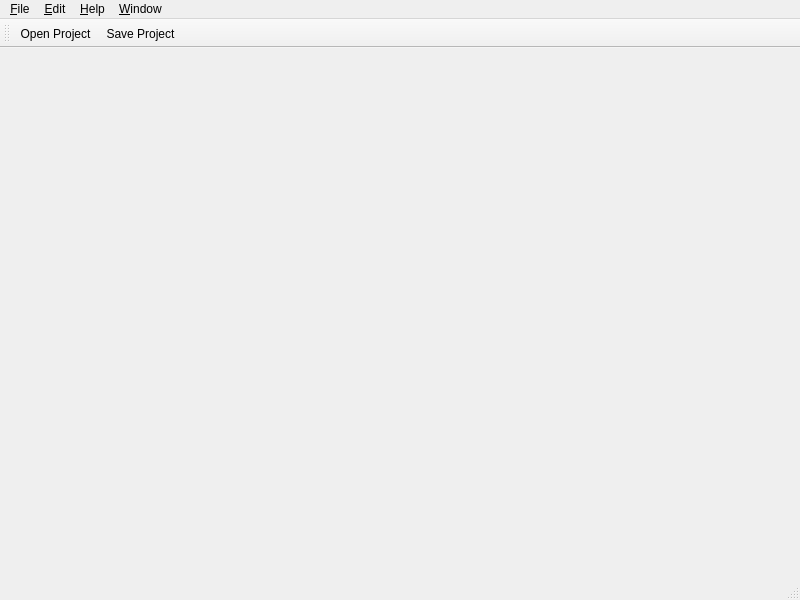
<?xml version="1.0" encoding="UTF-8"?>
<ui version="4.0">
 <class>MainWindow</class>
 <widget class="QMainWindow" name="MainWindow">
  <property name="geometry">
   <rect>
    <x>0</x>
    <y>0</y>
    <width>800</width>
    <height>600</height>
   </rect>
  </property>
  <widget class="QWidget" name="centralwidget"/>
  <widget class="QMenuBar" name="menubar">
   <property name="geometry">
    <rect>
     <x>0</x>
     <y>0</y>
     <width>800</width>
     <height>24</height>
    </rect>
   </property>
   <widget class="QMenu" name="menuFile">
    <property name="title">
     <string>&amp;File</string>
    </property>
    <addaction name="menuFile_NewProject"/>
    <addaction name="menuFile_OpenProject"/>
    <addaction name="menuFile_SaveProject"/>
    <addaction name="menuFile_SaveProjectAs"/>
    <addaction name="separator"/>
    <addaction name="menuFile_ProjectSettings"/>
    <addaction name="menuFile_ExportAll"/>
    <addaction name="separator"/>
    <addaction name="menuFile_Exit"/>
   </widget>
   <widget class="QMenu" name="menuHelp">
    <property name="title">
     <string>&amp;Help</string>
    </property>
    <addaction name="menuHelp_About"/>
   </widget>
   <widget class="QMenu" name="menuEdit">
    <property name="title">
     <string>&amp;Edit</string>
    </property>
    <addaction name="menuEdit_DetectQuadrat"/>
   </widget>
   <widget class="QMenu" name="menuWindow">
    <property name="title">
     <string>&amp;Window</string>
    </property>
    <addaction name="menuWindow_ShowThumbnailsPanel"/>
    <addaction name="menuWindow_ShowEditorPanel"/>
   </widget>
   <addaction name="menuFile"/>
   <addaction name="menuEdit"/>
   <addaction name="menuHelp"/>
   <addaction name="menuWindow"/>
  </widget>
  <widget class="QStatusBar" name="statusbar"/>
  <widget class="QToolBar" name="toolBar">
   <property name="windowTitle">
    <string>toolBar</string>
   </property>
   <attribute name="toolBarArea">
    <enum>TopToolBarArea</enum>
   </attribute>
   <attribute name="toolBarBreak">
    <bool>false</bool>
   </attribute>
   <addaction name="menuFile_OpenProject"/>
   <addaction name="menuFile_SaveProject"/>
  </widget>
  <action name="menuFile_OpenProject">
   <property name="icon">
    <iconset theme="QIcon::ThemeIcon::DocumentOpen"/>
   </property>
   <property name="text">
    <string>&amp;Open Project...</string>
   </property>
   <property name="statusTip">
    <string>Open an existing project.</string>
   </property>
  </action>
  <action name="menuFile_Exit">
   <property name="icon">
    <iconset theme="QIcon::ThemeIcon::ApplicationExit"/>
   </property>
   <property name="text">
    <string>E&amp;xit</string>
   </property>
   <property name="statusTip">
    <string>Exit the application.</string>
   </property>
   <property name="menuRole">
    <enum>QAction::MenuRole::QuitRole</enum>
   </property>
  </action>
  <action name="menuHelp_About">
   <property name="text">
    <string>&amp;About...</string>
   </property>
   <property name="statusTip">
    <string>About this application.</string>
   </property>
   <property name="menuRole">
    <enum>QAction::MenuRole::AboutRole</enum>
   </property>
  </action>
  <action name="menuFile_NewProject">
   <property name="icon">
    <iconset theme="QIcon::ThemeIcon::DocumentNew"/>
   </property>
   <property name="text">
    <string>&amp;New Project...</string>
   </property>
   <property name="statusTip">
    <string>Create a new project.</string>
   </property>
  </action>
  <action name="menuFile_SaveProject">
   <property name="icon">
    <iconset theme="QIcon::ThemeIcon::DocumentSave"/>
   </property>
   <property name="text">
    <string>&amp;Save Project</string>
   </property>
   <property name="statusTip">
    <string>Save the current project.</string>
   </property>
  </action>
  <action name="menuFile_SaveProjectAs">
   <property name="icon">
    <iconset theme="QIcon::ThemeIcon::DocumentSaveAs"/>
   </property>
   <property name="text">
    <string>Save Project &amp;As...</string>
   </property>
   <property name="statusTip">
    <string>Save the current project under a new name.</string>
   </property>
  </action>
  <action name="menuFile_CloseProject">
   <property name="text">
    <string>&amp;Close Project</string>
   </property>
   <property name="statusTip">
    <string>Close the current project.</string>
   </property>
  </action>
  <action name="menuFile_ExportAll">
   <property name="text">
    <string>E&amp;xport All...</string>
   </property>
  </action>
  <action name="menuEdit_DetectQuadrat">
   <property name="text">
    <string>Detect &amp;quadrat</string>
   </property>
  </action>
  <action name="menuWindow_ShowThumbnailsPanel">
   <property name="text">
    <string>Thumbnails panel</string>
   </property>
  </action>
  <action name="menuWindow_ShowEditorPanel">
   <property name="text">
    <string>Editor panel</string>
   </property>
  </action>
  <action name="menuFile_ProjectSettings">
   <property name="text">
    <string>Project Se&amp;ttings...</string>
   </property>
   <property name="menuRole">
    <enum>QAction::MenuRole::NoRole</enum>
   </property>
  </action>
 </widget>
 <resources/>
 <connections/>
</ui>
